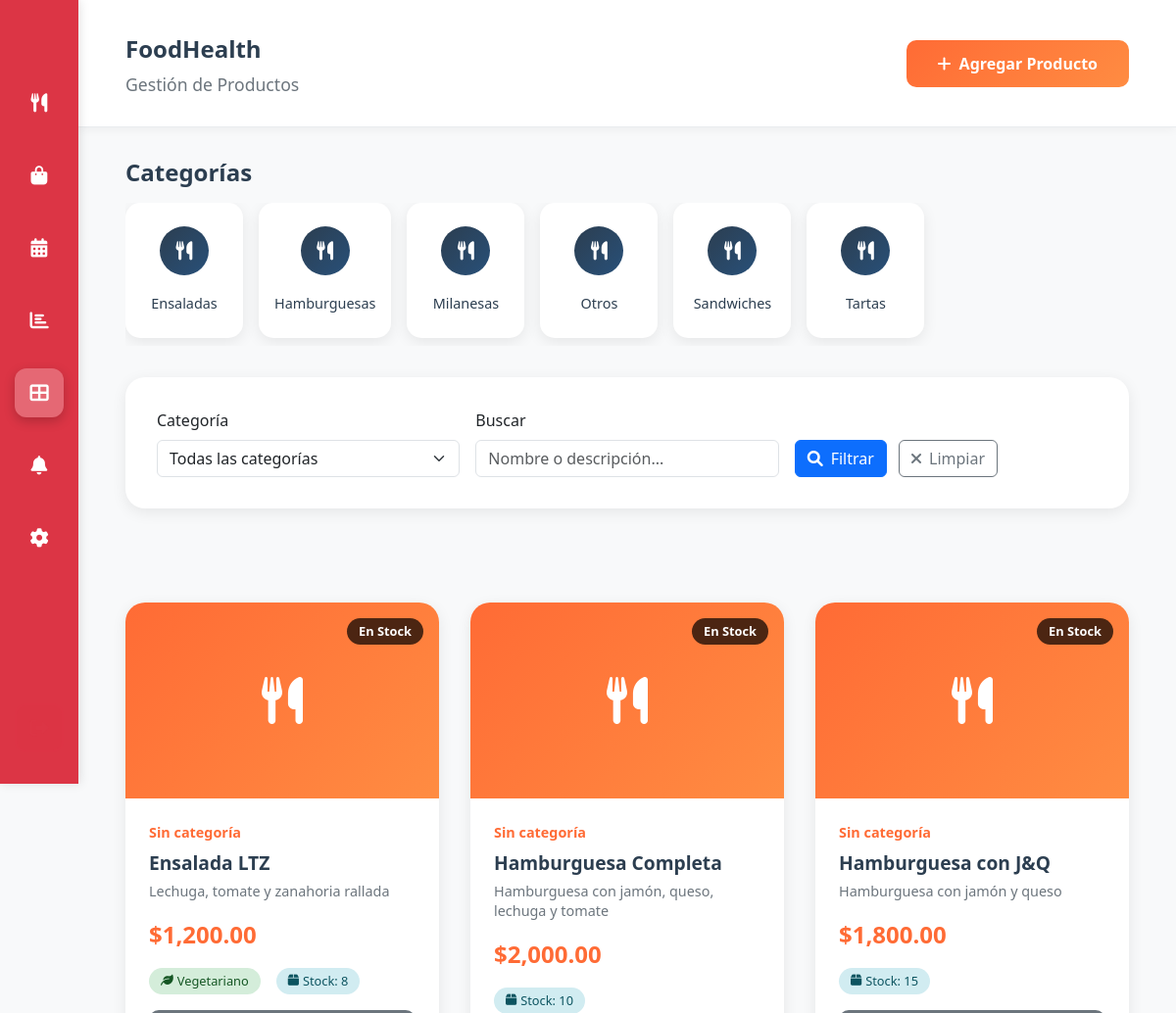
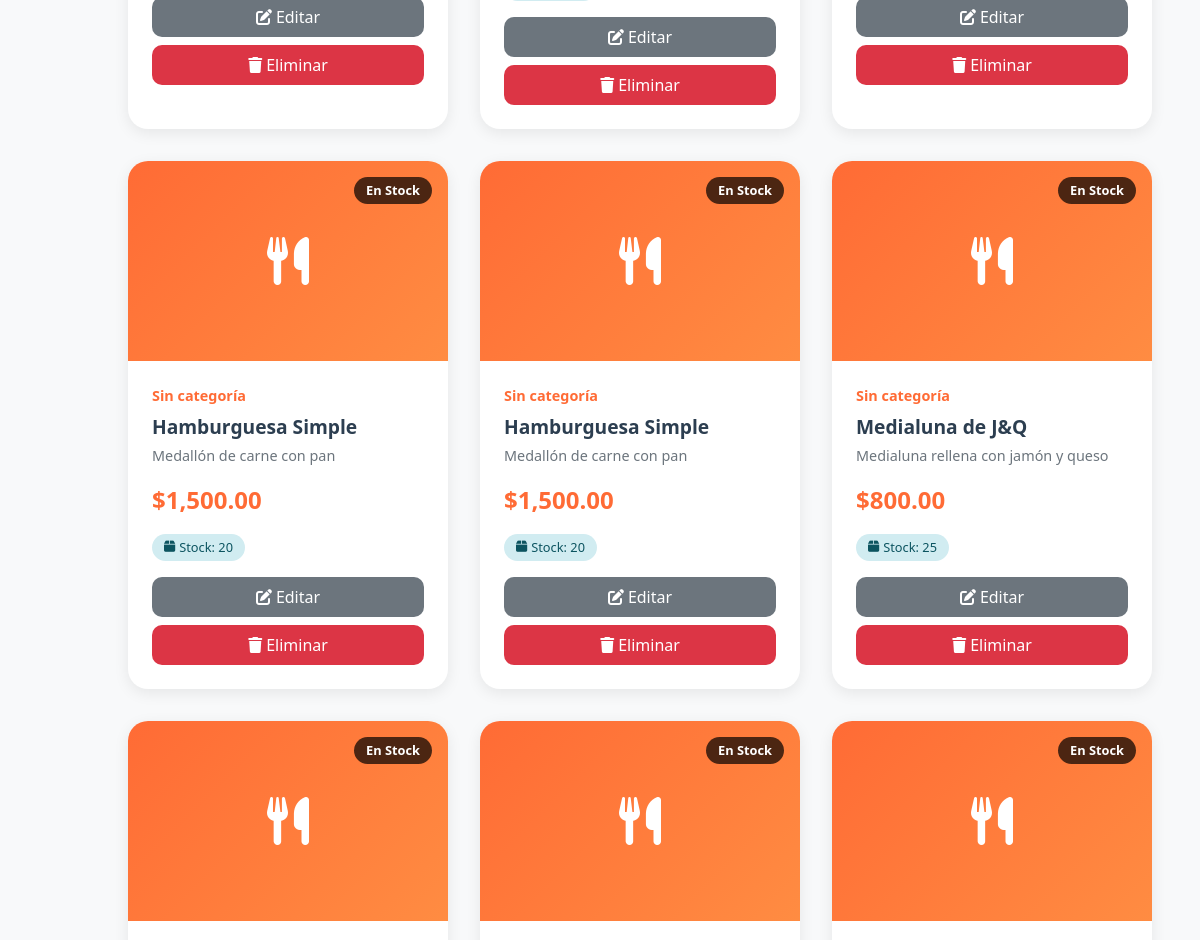
Page /admin/productos.php (signed in, upper part) on the earlier database version (2 pictures, top to bottom).
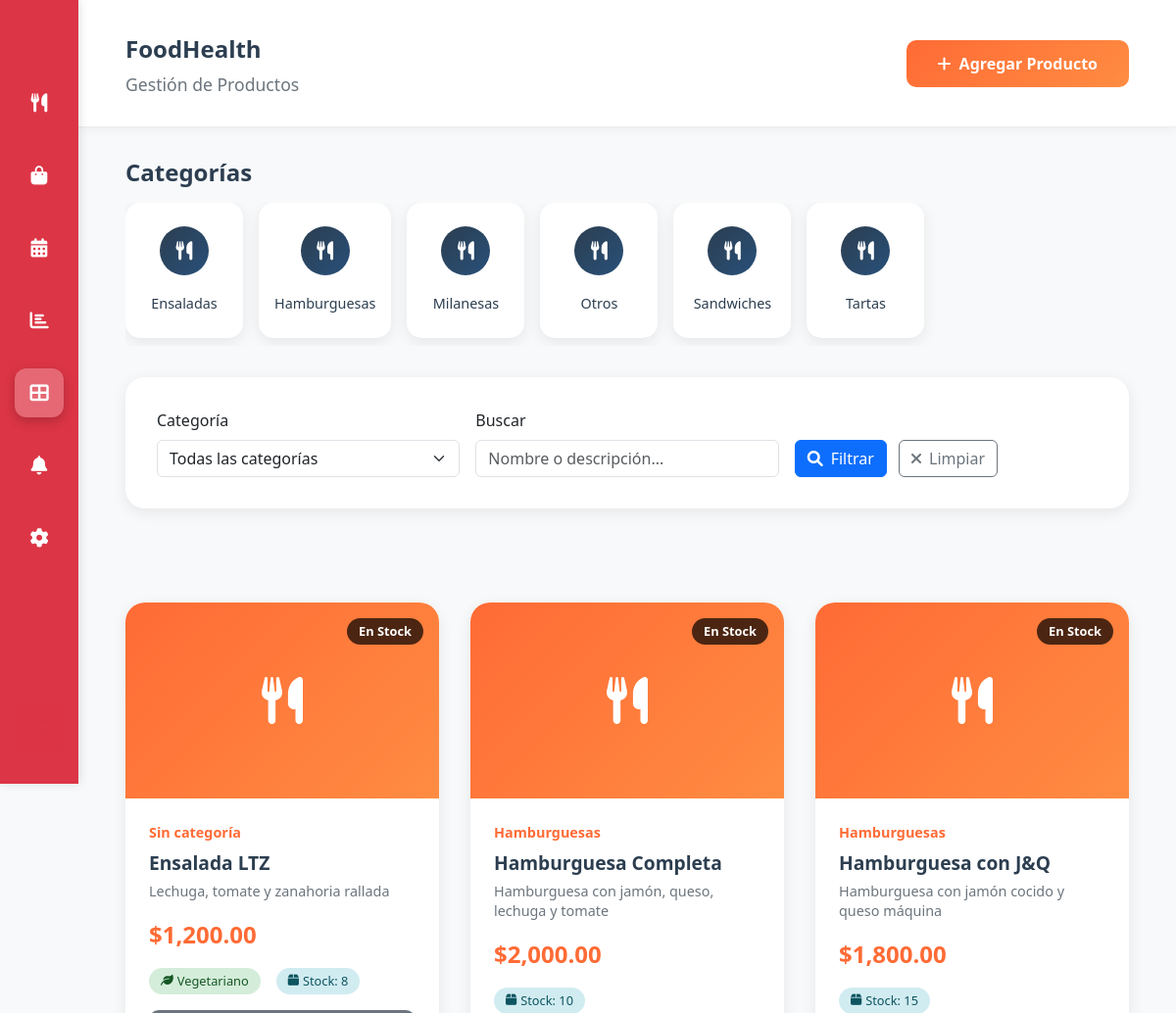
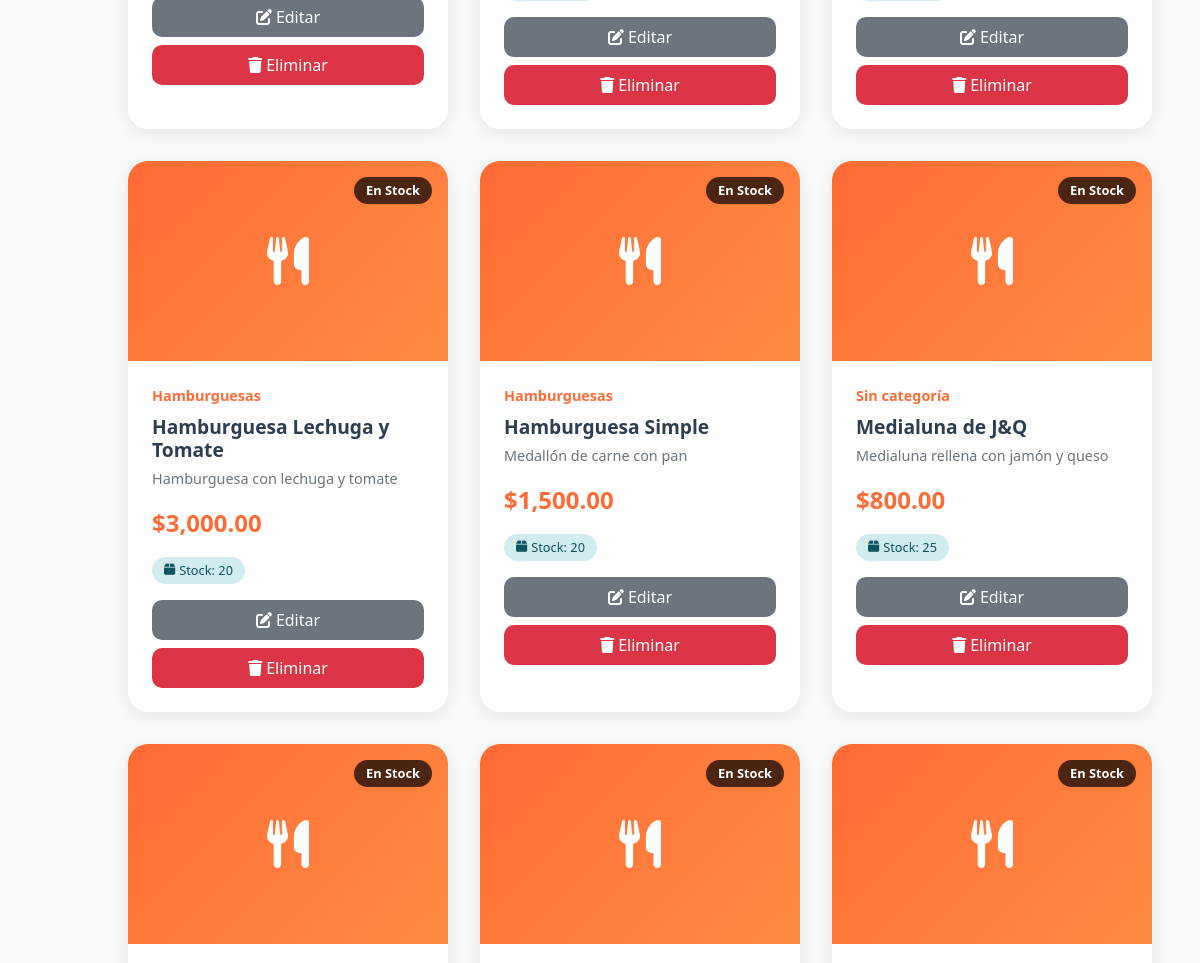
Same page on the later database version (2 pictures, top to bottom).
### tables this page shows
CREATE TABLE IF NOT EXISTS `categorias` (
  `id` int NOT NULL AUTO_INCREMENT,
  `nombre` varchar(100) NOT NULL,
  PRIMARY KEY (`id`)
);

CREATE TABLE IF NOT EXISTS `productos` (
  `id` int NOT NULL AUTO_INCREMENT,
  `categoria_id` int NOT NULL,
  `nombre` varchar(150) NOT NULL,
  `descripcion` text,
  `precio` decimal(10,2) NOT NULL,
  `vegetariano` tinyint(1) DEFAULT '0',
  `tacc` tinyint(1) DEFAULT '0',
  `imagen` varchar(255) DEFAULT NULL,
  `stock` int DEFAULT '0',
  `creado_en` datetime DEFAULT CURRENT_TIMESTAMP,
  PRIMARY KEY (`id`),
  KEY `categoria_id` (`categoria_id`)
);

### admin/productos.php (the view, shortened to what the changed rows need)
<?php
$conn = getDBConnection();
$query_categorias = "SELECT * FROM categorias ORDER BY nombre";
$result_categorias = $conn->query($query_categorias);
$categorias = [];
while ($row = $result_categorias->fetch_assoc()) {
    $categorias[] = $row;
}
$query_productos = "SELECT p.*, c.nombre as categoria_nombre FROM productos p
                   LEFT JOIN categorias c ON p.categoria_id = c.id
                   WHERE 1=1";
$query_productos .= " ORDER BY p.nombre";
$stmt = $conn->prepare($query_productos);
$stmt->execute();
$result_productos = $stmt->get_result();
$productos = [];
while ($row = $result_productos->fetch_assoc()) {
    $productos[] = $row;
}
?>
<!DOCTYPE html>
<html lang="es">
<head>
    <link href="https://cdn.jsdelivr.net/npm/bootstrap@5.3.0/dist/css/bootstrap.min.css" rel="stylesheet">
    <link href="https://cdnjs.cloudflare.com/ajax/libs/font-awesome/6.0.0/css/all.min.css" rel="stylesheet">
    <link href="../css/dashboard.css" rel="stylesheet">
</head>
<body>
    <div class="dashboard-container">
        <div class="main-content">
            <header class="header">
                <div class="header-left">
                    <h2 class="greeting">Gestión de Productos</h2>
                </div>
            </header>
            <div class="content-area">
                <div class="left-content" style="flex: 1;">
                    <div class="categories-section">
                        <div class="categories-scroll">
                            <?php foreach ($categorias as $categoria): ?>
                            <div class="category-card">
                                <div class="category-image">
                                    <i class="fas fa-utensils"></i>
                                </div>
                                <span class="category-name"><?php echo htmlspecialchars($categoria['nombre']); ?></span>
                            </div>
                            <?php endforeach; ?>
                        </div>
                    </div>
                    <?php if (empty($productos)): ?>
                        <div class="empty-state">
                            <i class="fas fa-box-open"></i>
                            <h3>No se encontraron productos</h3>
                            <p>Intenta ajustar los filtros o agregar nuevos productos.</p>
                        </div>
                    <?php else: ?>
                        <div class="productos-container">
                            <?php foreach ($productos as $producto): ?>
                            <div class="producto-card-dashboard">
                                <div class="producto-image">
                                    <?php if ($producto['imagen']): ?>
                                        <img src="../img/<?php echo htmlspecialchars($producto['imagen']); ?>" alt="<?php echo htmlspecialchars($producto['nombre']); ?>">
                                    <?php else: ?>
                                        <i class="fas fa-utensils"></i>
                                    <?php endif; ?>
                                    <div class="producto-badge">
                                        <?php echo $producto['stock'] > 0 ? 'En Stock' : 'Sin Stock'; ?>
                                    </div>
                                </div>
                                <div class="producto-content">
                                    <div class="producto-categoria">
                                        <?php echo htmlspecialchars($producto['categoria_nombre'] ?: 'Sin categoría'); ?>
                                    </div>
                                    <h3 class="producto-nombre">
                                        <?php echo htmlspecialchars($producto['nombre']); ?>
                                    </h3>
                                    <p class="producto-descripcion">
                                        <?php echo htmlspecialchars($producto['descripcion'] ?: 'Sin descripción'); ?>
                                    </p>
                                    <div class="producto-precio">
                                        $<?php echo number_format($producto['precio'], 2); ?>
                                    </div>
                                    <div class="producto-info">
                                        <?php if ($producto['vegetariano']): ?>
                                        <div class="info-badge info-vegetariano">
                                            <i class="fas fa-leaf"></i>
                                            <span>Vegetariano</span>
                                        </div>
                                        <?php endif; ?>
                                        <div class="info-badge info-stock">
                                            <i class="fas fa-box"></i>
                                            <span>Stock: <?php echo $producto['stock']; ?></span>
                                        </div>
                                    </div>
                                    <div class="producto-actions">
                                        <button class="btn-edit" onclick="editProduct(<?php echo $producto['id']; ?>)">
                                            <i class="fas fa-edit me-1"></i>Editar
                                        </button>
                                        <button class="btn-delete" onclick="deleteProduct(<?php echo $producto['id']; ?>)">
                                            <i class="fas fa-trash me-1"></i>Eliminar
                                        </button>
                                    </div>
                                </div>
                            </div>
                            <?php endforeach; ?>
                        </div>
                    <?php endif; ?>
                </div>
            </div>
        </div>
    </div>
</body>
</html>

Differences in the rows shown:
changed productos "Hamburguesa Completa": categoria.nombre "Sin categoría" → "Hamburguesas"
changed productos "Hamburguesa con J&Q": categoria.nombre "Sin categoría" → "Hamburguesas"; descripcion "Hamburguesa con jamón y queso" → "Hamburguesa con jamón cocido y queso máquina"
changed productos: categoria.nombre "Sin categoría" → "Hamburguesas"; nombre "Hamburguesa Simple" → "Hamburguesa Lechuga y Tomate"; descripcion "Medallón de carne con pan" → "Hamburguesa con lechuga y tomate"; precio "1,500.00" → "3,000.00"; moves up the list
changed productos "Hamburguesa Simple": categoria.nombre "Sin categoría" → "Hamburguesas"
